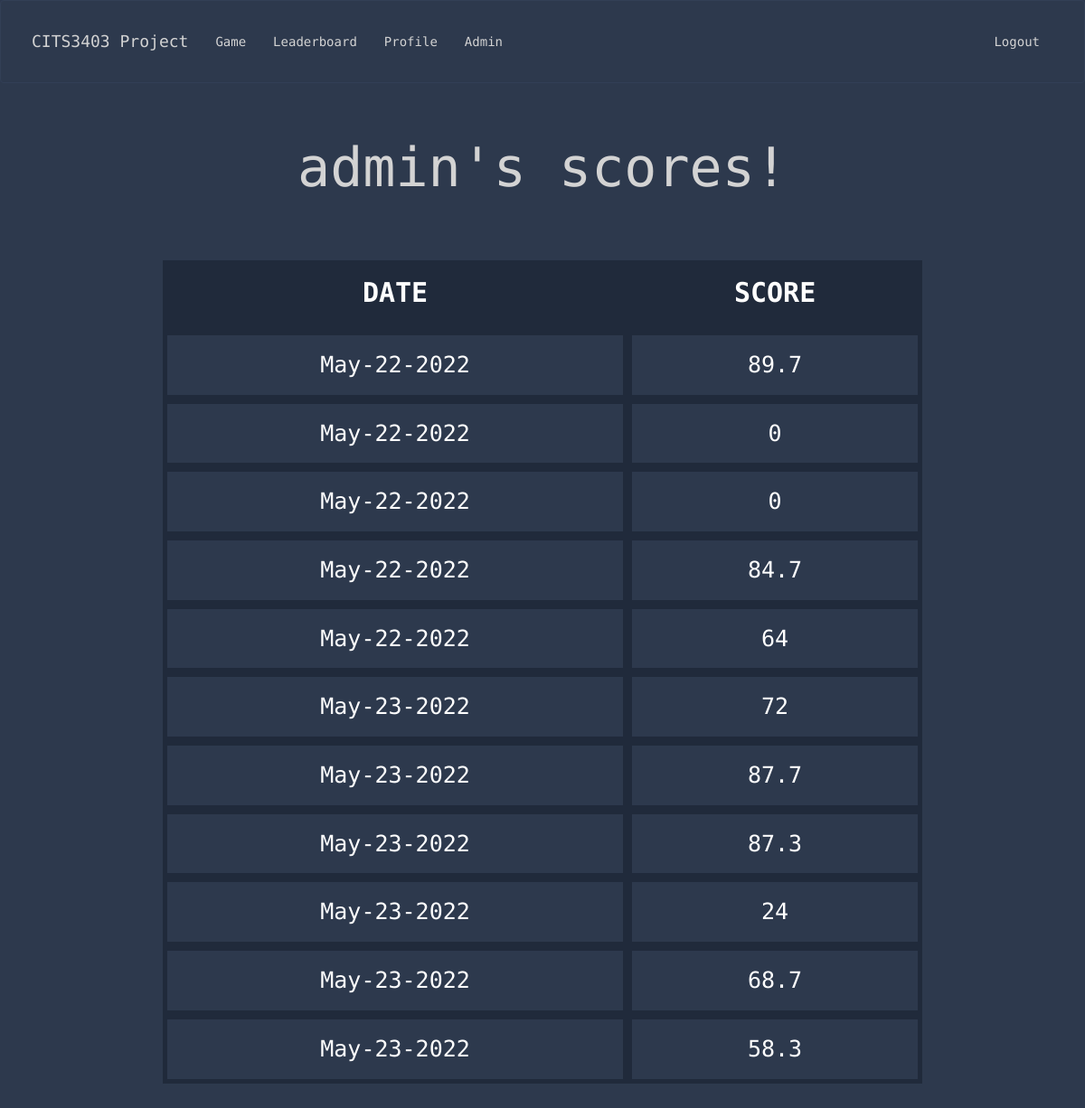
/user_stats (signed in), run on an earlier commit of the app's database.
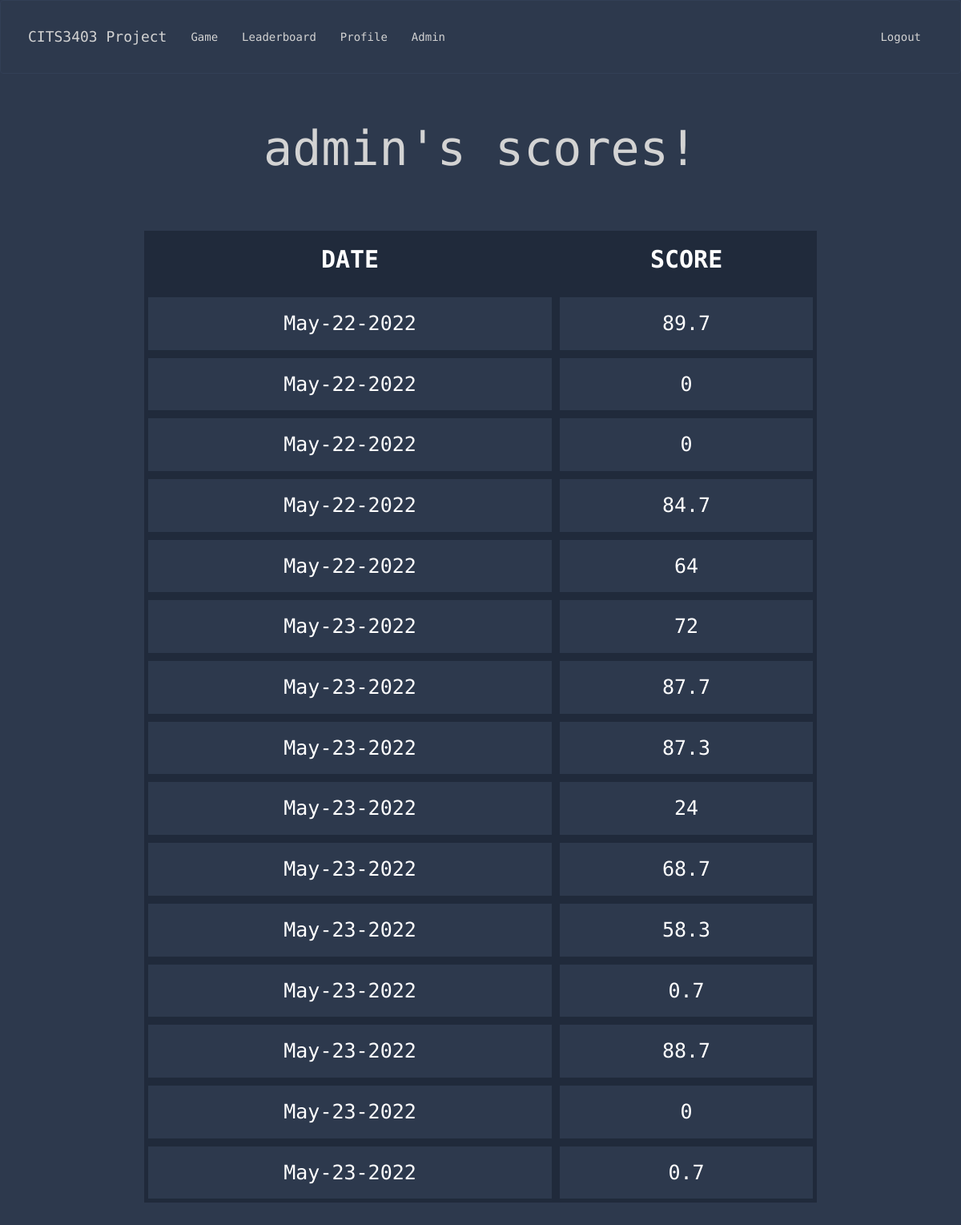
And on a later commit of the database.
### app/models.py (models this page shows, shortened)
class User(UserMixin, db.Model):
    id = db.Column(db.Integer, primary_key=True)
    username = db.Column(db.String(64), index=True, unique=True)
    email = db.Column(db.String(120), index=True, unique=True)
    password_hash = db.Column(db.String(128))
    user_stats = db.relationship('Score', backref='user', lazy=True)
    @login.user_loader
    def load_user(id):
        return User.query.get(int(id))

class Score(UserMixin, db.Model):
    id = db.Column(db.Integer, primary_key=True)
    user_score = db.Column(db.Integer)
    user_id = db.Column(db.Integer, db.ForeignKey("user.id"))
    today = date.today()
    format_date = today.strftime("%b-%d-%Y") #strips minutes, formats the date eg May-16-2022
    date = db.Column(db.String, default=format_date)

### app/routes.py (the view)
@app.route('/user_stats')
def user_stats():
    if current_user.is_authenticated: #Show list of stats associated with user IF logged in
        user_id = current_user.id
        my_scores = Score.query.filter_by(user_id=user_id)
        return render_template('user.html', user=my_scores, title="Profile")
    return render_template('user.html', title='Profile')

### app/templates/user.html
{% extends "base.html" %}
{% block content %}
    <h1>{{ current_user.username }}'s scores! </h1>
   <table id="myTable" class="tablesorter">
    <thead>
        <tr>
            <th> DATE </th>
            <th> SCORE </th>
        </tr>
    </thead>
    <tbody>
        {% for user in user %}
            <tr>
                <td> {{ user.date }} </td>
                <td> {{ user.user_score }} </td>
            </tr>
        {% endfor %}
    </tbody>
</table>
</body>
{% endblock %}

### app/templates/base.html (shortened to what this page needs)
{% extends 'bootstrap/base.html' %}
{% block styles %}
{{ super() }}
<head>
<link rel="stylesheet" href="{{ url_for('static', filename='css/stylesheet.css') }}">
</head>
{% endblock %}
{% block navbar %}
<nav class="navbar navbar-default">
    <div class="container">
        <div class="navbar-header">
            <a class="navbar-brand" href="{{ url_for('index') }}">CITS3403 Project</a>
        </div>
        <div class="collapse navbar-collapse" id="bs-example-navbar-collapse-1">
            <ul class="nav navbar-nav navbar-left">
                {% if current_user.is_anonymous %}
                <li><a href="{{ url_for('game') }}">Game</a></li>
                <li><a href="{{ url_for('leaderboard') }}">Leaderboard</a></li>
                {% else %}
                <li><a href="{{ url_for('game') }}">Game</a></li>
                <li><a href="{{ url_for('leaderboard') }}">Leaderboard</a></li>
                <li><a href="{{ url_for('user_stats') }}">Profile</a></li>
                <li><a href="{{ url_for('admin') }}">Admin</a></li>
                {% endif %}
            </ul>
            <ul class="nav navbar-nav navbar-right">
                {% if current_user.is_anonymous %}
                <li><a href="{{ url_for('login') }}">Login</a></li>
                <li><a href="{{ url_for('register') }}">Register</a></li>
                {% else %}
                <li><a href="{{ url_for('logout') }}">Logout</a></li>
                {% endif %}
            </ul>
        </div>
    </div>
</nav>
{% endblock %}

### app/static/css/stylesheet.css (style rules this page uses)
head,body { text-align: center; padding-bottom: 50px; }
h1 { padding: 40px; font-size: 60px; }
ul { display: inline-block; text-align: left; list-style-type: square; }
.container { font-family: 'Source Code Pro', monospace; padding:20px; }
body { background: #2d394d; color: lightgrey; }
.center, h1 { text-align: center; font-family: 'Source Code Pro', monospace; }
a { color: lightgrey !important; }
.navbar-default { background: #2d394d; border-color: #323f56; font-family: 'Source Code Pro', monospace; }
table { border-collapse: separate; font-size: 25px; width: 70%; margin-left: auto; margin-right: auto; margin-top: 30px; font-family: 'Source Code Pro', monospace; }
th, td { border: 5px solid #202a3b; padding: 15px; text-align: center; color: white; margin: none; }
th { font-size: 30px; border-top: none; font-weight: bold; background-color: #202a3b; }

What changed in the data, as far as the page shows it:
added Score: date "May-23-2022", user_score "0.7"
added Score: date "May-23-2022", user_score "88.7"
added Score: date "May-23-2022", user_score "0"
added Score: date "May-23-2022", user_score "0.7"
